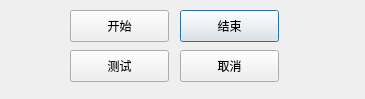
<?xml version="1.0" encoding="UTF-8"?>
<ui version="4.0">
 <class>w_scr_dish_pay_set_ogg</class>
 <widget class="QDialog" name="w_scr_dish_pay_set_ogg">
  <property name="geometry">
   <rect>
    <x>0</x>
    <y>0</y>
    <width>365</width>
    <height>99</height>
   </rect>
  </property>
  <property name="windowTitle">
   <string>Dialog</string>
  </property>
  <widget class="QPushButton" name="pushButton_stop">
   <property name="geometry">
    <rect>
     <x>180</x>
     <y>10</y>
     <width>99</width>
     <height>32</height>
    </rect>
   </property>
   <property name="text">
    <string>结束</string>
   </property>
  </widget>
  <widget class="QPushButton" name="pushButton_start">
   <property name="geometry">
    <rect>
     <x>70</x>
     <y>10</y>
     <width>99</width>
     <height>32</height>
    </rect>
   </property>
   <property name="text">
    <string>开始</string>
   </property>
  </widget>
  <widget class="QPushButton" name="pushButton_cancel">
   <property name="geometry">
    <rect>
     <x>180</x>
     <y>50</y>
     <width>99</width>
     <height>32</height>
    </rect>
   </property>
   <property name="text">
    <string>取消</string>
   </property>
  </widget>
  <widget class="QPushButton" name="pushButton_test">
   <property name="geometry">
    <rect>
     <x>70</x>
     <y>50</y>
     <width>99</width>
     <height>32</height>
    </rect>
   </property>
   <property name="text">
    <string>测试</string>
   </property>
  </widget>
 </widget>
 <resources/>
 <connections>
  <connection>
   <sender>pushButton_start</sender>
   <signal>clicked()</signal>
   <receiver>w_scr_dish_pay_set_ogg</receiver>
   <slot>accept()</slot>
   <hints>
    <hint type="sourcelabel">
     <x>126</x>
     <y>24</y>
    </hint>
    <hint type="destinationlabel">
     <x>34</x>
     <y>26</y>
    </hint>
   </hints>
  </connection>
  <connection>
   <sender>pushButton_stop</sender>
   <signal>clicked()</signal>
   <receiver>w_scr_dish_pay_set_ogg</receiver>
   <slot>reject()</slot>
   <hints>
    <hint type="sourcelabel">
     <x>259</x>
     <y>33</y>
    </hint>
    <hint type="destinationlabel">
     <x>261</x>
     <y>47</y>
    </hint>
   </hints>
  </connection>
 </connections>
</ui>
